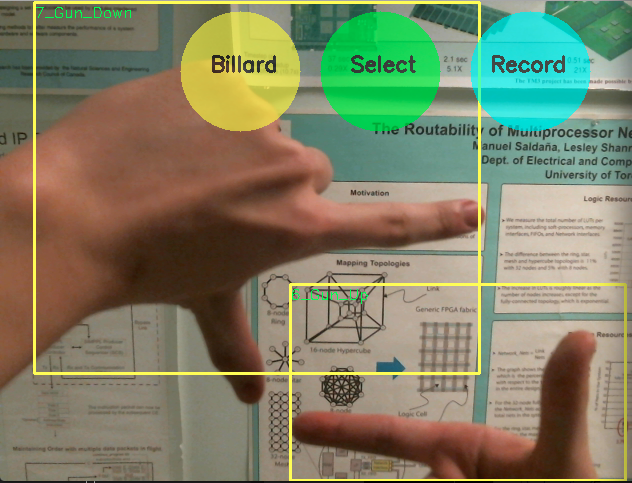
#> input picture picture.png, 632 x 483 px
$ python 9_contour.py   (Python 2 division)
#> lines starting #> are read from the running program, lines starting #| are printed output that depends on the picture; after the words box and inside, x2 and y2 are one past the last pixel; in counts of white or black regions, pixels touching at a corner belong together
import numpy as np
import cv
import cv2

# Load Image
im = cv2.imread('picture.png')
#> im is the input picture: shape (483, 632, 3); mean B, G, R 100.5, 128.5, 127.3
imgray = cv2.cvtColor(im,cv2.COLOR_BGR2GRAY)
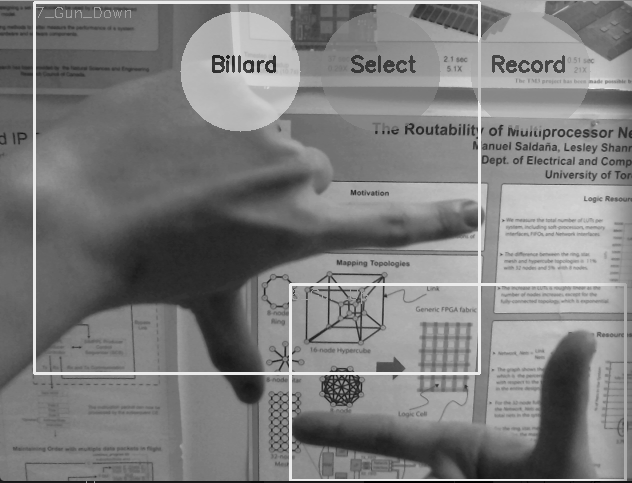
#> imgray: shape (483, 632); min 0, max 238, mean 125
print type(im)
#| <class 'numpy.ndarray'>
# Process Contour
ret,thresh = cv2.threshold(imgray,127,255,0)
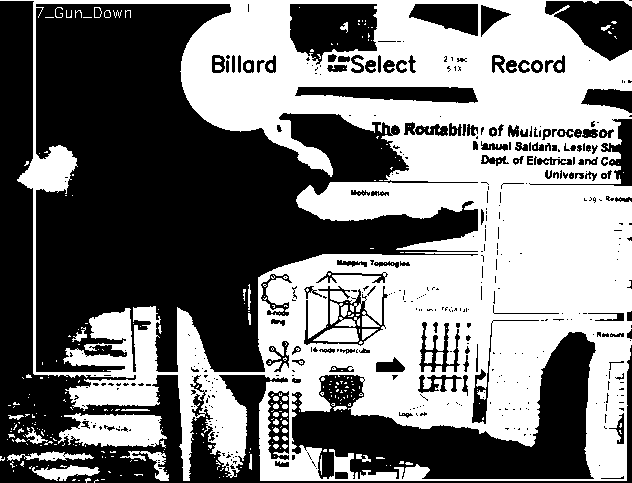
#> thresh: shape (483, 632); 47.7% white; 366 white regions (307 under 20 px)
contours, hierarchy = cv2.findContours(thresh,cv2.RETR_TREE,cv2.CHAIN_APPROX_SIMPLE)
#> contours = 888 contours, 699 with area under 20; largest, box (x1, y1, x2, y2) and area: (0, 0, 632, 481) 263152, (35, 3, 479, 373) 86306, (291, 331, 597, 480) 20214, (289, 3, 378, 66) 4255, (303, 285, 389, 347) 2622
#cv2.drawContours(im,contours,-1,(0,255,0),3)


# Loop through all possible contour find max
max_area = 0
param = [0,0,0,0]
for i in contours:
    x,y,w,h = cv2.boundingRect(i)

    if w*h>max_area:
        max_area = w*h
        param = [x,y,w,h]
#> this loop made 888 passes
#> (x, y, w, h, max_area) on passes 3, 5, 19, 37, 105, 161: (94, 479, 5, 4, 20), (85, 478, 6, 5, 30), (32, 465, 68, 16, 1088), (120, 451, 49, 30, 1470), (58, 413, 109, 34, 3706), (0, 0, 632, 481, 303992)
#> (x, y, w, h) on passes 6, 7, 9, 12, 14, 16: (219, 477, 1, 1), (223, 476, 1, 1), (134, 474, 9, 2), (166, 470, 1, 1), (220, 468, 4, 3), (217, 466, 3, 4)
#> after the loop, max_area = 303992

x = param[0]
y = param[1]
w = param[2]
h = param[3]

cv2.rectangle(im,(x,y),(x+w, y+h),(0,255,255),2)
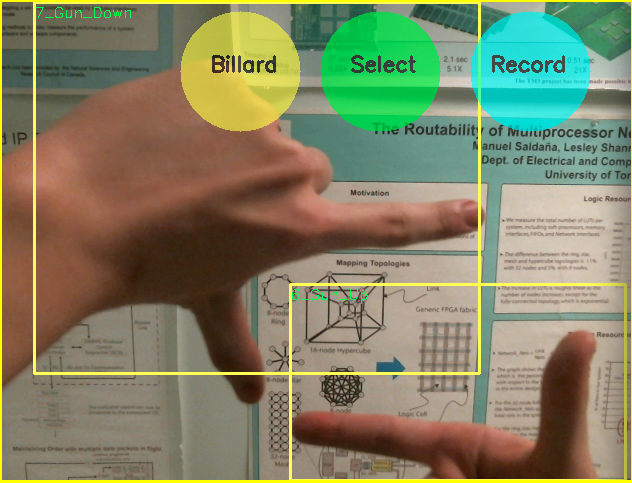
#> im: shape (483, 632, 3); 1.5% of pixels changed, all inside (x1, y1, x2, y2) = (0, 0, 632, 483)


# Numpy->Iplimage
source = im # source is numpy array
#> (the run stopped early here; a loop or call above may not have finished)
